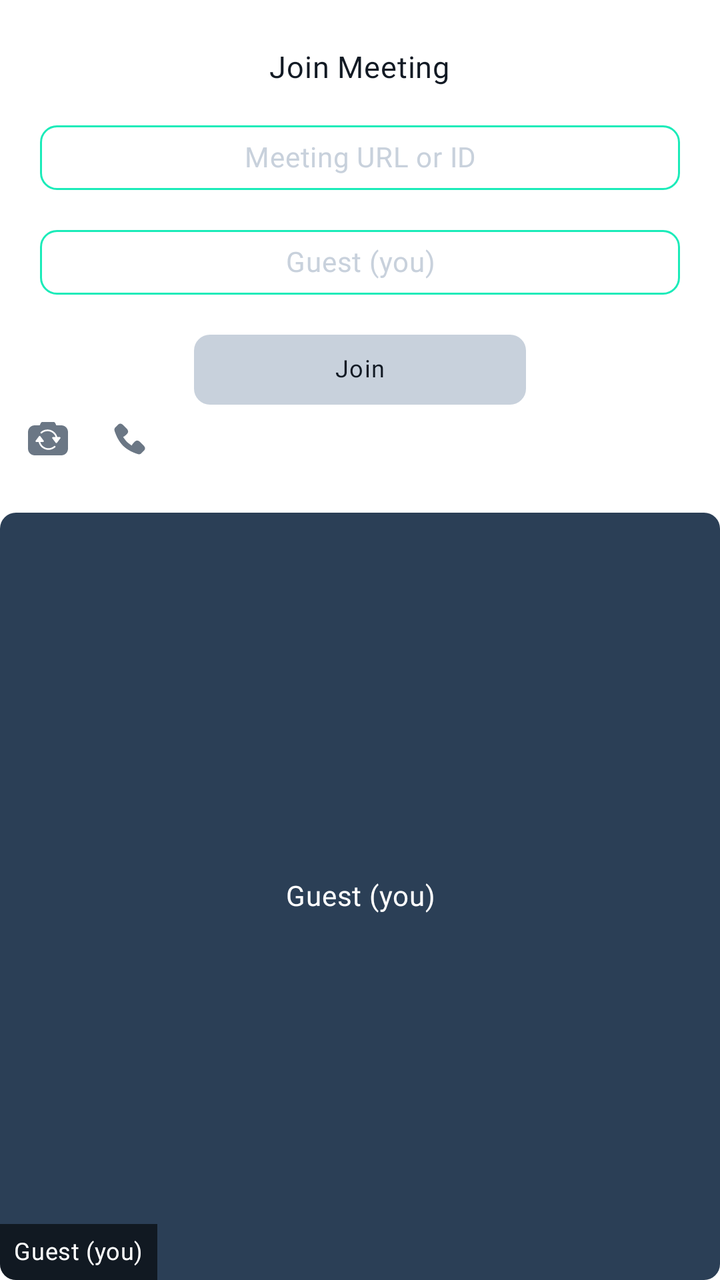
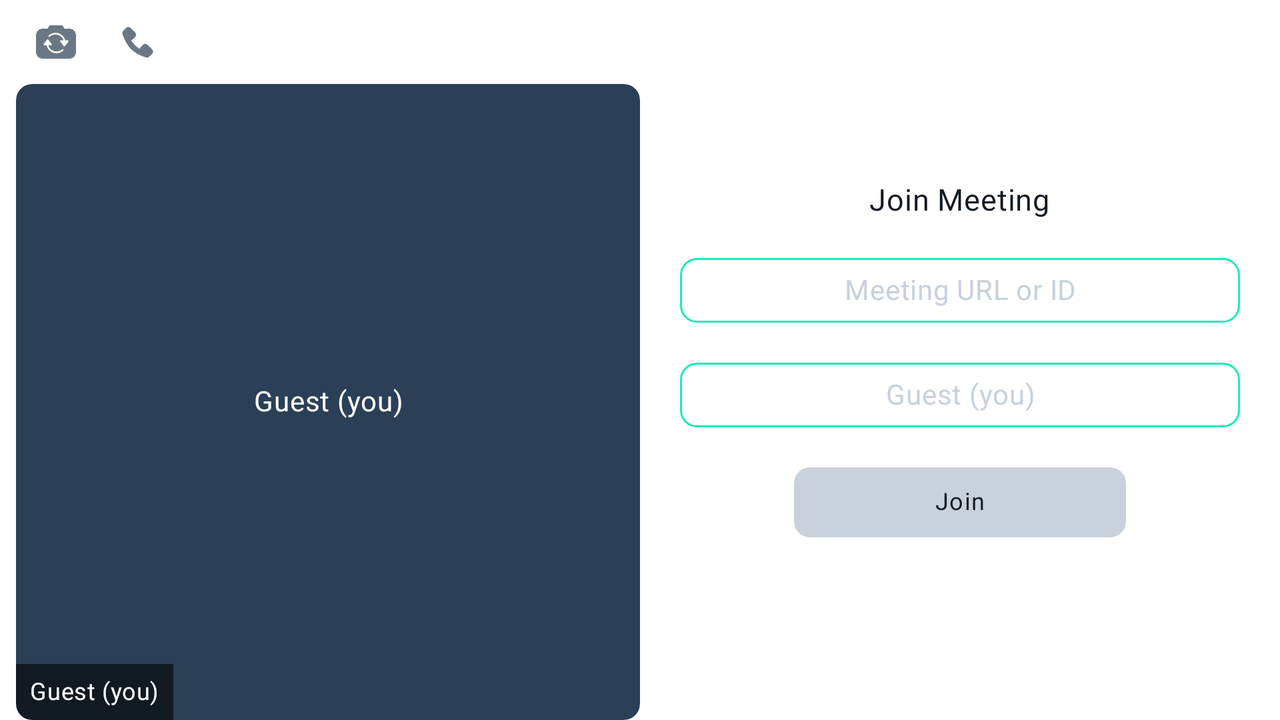

One screen, two layout resources from the same app: the default and the repository's alternative for another configuration. Each is rendered where Android would select it; the XML of both is given below.
<!-- AndroidManifest.xml: application theme Theme.DailySdkDemo -->
<!-- res/layout/join_layout.xml -->
<?xml version="1.0" encoding="utf-8"?>
<layout xmlns:android="http://schemas.android.com/apk/res/android"
    xmlns:app="http://schemas.android.com/apk/res-auto"
    xmlns:tools="http://schemas.android.com/tools">

    <LinearLayout
        android:id="@+id/joinCallLayout"
        android:layout_width="match_parent"
        android:layout_height="match_parent"
        android:background="@color/white"
        android:orientation="vertical"
        tools:context=".ui.MainActivity">

        <LinearLayout
            android:layout_width="match_parent"
            android:layout_height="wrap_content"
            android:layout_marginTop="@dimen/dimen_25dp"
            android:orientation="vertical">

            <TextView
                style="@style/TextAppearance.BodyMedium.Regular"
                android:layout_width="wrap_content"
                android:layout_height="wrap_content"
                android:layout_gravity="center"
                android:text="@string/join_meeting"
                android:textSize="@dimen/dimen_15sp"
                android:visibility="visible" />

            <EditText
                android:id="@+id/linkEditText"
                style="@style/TextAppearance.BodyMedium.Regular"
                android:layout_width="match_parent"
                android:layout_height="wrap_content"
                android:layout_marginHorizontal="@dimen/dimen_20dp"
                android:layout_marginTop="@dimen/dimen_20dp"
                android:background="@drawable/bg_edittext"
                android:gravity="center"
                android:hint="@string/meeting_url_or_id"
                android:importantForAutofill="no"
                android:inputType="text|textUri"
                android:padding="@dimen/dimen_8dp"
                android:textColorHint="@color/text_hint_color" />

            <EditText
                android:id="@+id/nameEditText"
                style="@style/TextAppearance.BodyMedium.Regular"
                android:layout_width="match_parent"
                android:layout_height="wrap_content"
                android:layout_marginHorizontal="@dimen/dimen_20dp"
                android:layout_marginTop="@dimen/dimen_20dp"
                android:background="@drawable/bg_edittext"
                android:gravity="center"
                android:hint="@string/guest"
                android:importantForAutofill="no"
                android:inputType="textCapWords"
                android:padding="@dimen/dimen_8dp"
                android:textColorHint="@color/text_hint_color" />

            <com.google.android.material.button.MaterialButton
                android:id="@+id/joinButton"
                style="@style/ButtonAppearance.FilledButton.Primary"
                android:layout_width="@dimen/dimen_166dp"
                android:layout_height="@dimen/dimen_35dp"
                android:layout_gravity="center"
                android:layout_marginTop="@dimen/dimen_20dp"
                android:enabled="false"
                android:fontFamily="@font/graphik_medium"
                android:text="@string/join" />

            <LinearLayout
                android:layout_width="match_parent"
                android:layout_height="wrap_content">

                <ImageView
                    android:id="@+id/cameraFlipIV"
                    android:layout_width="wrap_content"
                    android:layout_height="wrap_content"
                    android:layout_gravity="center"
                    android:layout_marginStart="@dimen/dimen_8dp"
                    android:contentDescription="@string/app_name"
                    android:padding="@dimen/dimen_6dp"
                    android:src="@drawable/ic_camera_flip"
                    app:tint="@color/grey_text_color" />

                <ImageView
                    android:id="@+id/audioIV"
                    android:layout_width="wrap_content"
                    android:layout_height="wrap_content"
                    android:layout_marginStart="@dimen/dimen_8dp"
                    android:contentDescription="@string/app_name"
                    android:padding="@dimen/dimen_6dp"
                    android:src="@drawable/ic_phone"
                    app:tint="@color/grey_text_color" />

            </LinearLayout>

        </LinearLayout>

        <RelativeLayout
            android:id="@+id/parentRl"
            android:layout_width="match_parent"
            android:layout_height="match_parent"
            android:layout_marginTop="@dimen/dimen_20dp"
            android:background="@drawable/bg_rounded"
            android:backgroundTint="@color/video_preview_bg_color">

            <TextView
                android:id="@+id/local_camera_mask_view"
                style="@style/TextAppearance.BodyMedium.Medium"
                android:layout_width="wrap_content"
                android:layout_height="wrap_content"
                android:layout_centerInParent="true"
                android:layout_gravity="center"
                android:background="@color/video_preview_bg_color"
                android:ellipsize="end"
                android:gravity="center|center_vertical"
                android:maxLines="1"
                android:paddingHorizontal="@dimen/dimen_20dp"
                android:text="@string/guest"
                android:textColor="@color/white"
                android:visibility="visible" />

            <FrameLayout
                android:id="@+id/self_video_view_container"
                android:layout_width="wrap_content"
                android:layout_height="match_parent"
                android:layout_centerInParent="true"
                android:layout_gravity="center" />

            <TextView
                android:id="@+id/userDetailsTV"
                style="@style/TextAppearance.BodyMedium.Medium"
                android:layout_width="wrap_content"
                android:layout_height="wrap_content"
                android:layout_alignParentBottom="true"
                android:background="@drawable/bg_microphone_state"
                android:drawablePadding="@dimen/dimen_8dp"
                android:padding="@dimen/dimen_7dp"
                android:text="@string/guest"
                android:textColor="@color/white"
                android:textSize="@dimen/dimen_12sp"
                app:drawableStartCompat="@drawable/ic_microphone_white"
                app:drawableTint="@color/white" />

        </RelativeLayout>

    </LinearLayout>

</layout>
<!-- resources referenced by this layout -->
<resources>
  <color name="grey_text_color">#6B7785</color>
  <color name="text_hint_color">#C8D1DC</color>
  <color name="video_preview_bg_color">#2B3F56</color>
  <color name="white">#FFFFFFFF</color>
  <dimen name="dimen_12sp">12sp</dimen>
  <dimen name="dimen_15sp">15sp</dimen>
  <dimen name="dimen_166dp">166dp</dimen>
  <dimen name="dimen_20dp">20dp</dimen>
  <dimen name="dimen_25dp">25dp</dimen>
  <dimen name="dimen_35dp">35dp</dimen>
  <dimen name="dimen_6dp">6dp</dimen>
  <dimen name="dimen_7dp">7dp</dimen>
  <dimen name="dimen_8dp">8dp</dimen>
  <!-- drawable bg_edittext (drawable) -->
  <?xml version="1.0" encoding="utf-8"?>
  <selector xmlns:android="http://schemas.android.com/apk/res/android">
      <item>
          <shape>
              <corners android:radius="@dimen/dimen_8dp" />
              <stroke android:width="@dimen/dimen_1dp" android:color="@color/sea_green" />
          </shape>
      </item>
  </selector>
  <!-- drawable bg_microphone_state (drawable) -->
  <?xml version="1.0" encoding="utf-8"?>
  <selector xmlns:android="http://schemas.android.com/apk/res/android">
      <item>
          <shape>
              <solid android:color="@color/transparent"/>
              <corners android:bottomLeftRadius="@dimen/dimen_8dp" />
          </shape>
      </item>
  </selector>
  <!-- drawable bg_rounded (drawable) -->
  <?xml version="1.0" encoding="utf-8"?>
  <selector xmlns:android="http://schemas.android.com/apk/res/android">
      <item>
          <shape>
              <corners android:radius="@dimen/dimen_8dp" />
          </shape>
      </item>
  </selector>
  <string name="app_name">DailySdkDemo</string>
  <string name="guest">Guest (you)</string>
  <string name="join">Join</string>
  <string name="join_meeting">Join Meeting</string>
  <string name="meeting_url_or_id">Meeting URL or ID</string>
  <style name="ButtonAppearance.FilledButton.Primary" parent="@style/Widget.Material3.Button">
          <item name="android:textAppearance">@style/TextAppearance.LabelButton</item>
          <item name="android:textColor">@color/eerie_black</item>
          <item name="backgroundTint">@color/text_hint_color</item>
          <item name="cornerRadius">@dimen/dimen_8dp</item>
          <item name="android:insetTop">0dp</item>
          <item name="android:insetBottom">0dp</item>
          <item name="android:includeFontPadding">false</item>
      </style>
  <style name="TextAppearance.BodyMedium.Medium" parent="@style/TextAppearance.Material3.BodyMedium">
          <item name="fontFamily">@font/graphik_medium</item>
          <item name="android:textColor">@color/eerie_black</item>
          <item name="android:includeFontPadding">false</item>
      </style>
  <style name="TextAppearance.BodyMedium.Regular" parent="@style/TextAppearance.Material3.BodyMedium">
          <item name="fontFamily">@font/graphik_regular</item>
          <item name="android:textColor">@color/eerie_black</item>
          <item name="android:includeFontPadding">false</item>
      </style>
  <style name="Theme.DailySdkDemo" parent="Base.Theme.DailySdkDemo" />
  <dimen name="dimen_1dp">1dp</dimen>
  <color name="sea_green">#1BEBB9</color>
  <color name="transparent">#99000000</color>
  <style name="TextAppearance.LabelButton" parent="@style/TextAppearance.Material3.LabelMedium">
          <item name="fontFamily">@font/graphik_regular</item>
          <item name="android:textColor">@color/eerie_black</item>
          <item name="android:includeFontPadding">false</item>
      </style>
  <color name="eerie_black">#121A24</color>
  <color name="black">#FF000000</color>
  <color name="teal_200">#FF03DAC5</color>
  <color name="teal_700">#FF018786</color>
</resources>
<!-- res/layout-land/join_layout.xml (the repository's variant of the layout above) -->
<!-- drawn on the phone turned sideways -->
<?xml version="1.0" encoding="utf-8"?>
<layout xmlns:android="http://schemas.android.com/apk/res/android"
    xmlns:app="http://schemas.android.com/apk/res-auto"
    xmlns:tools="http://schemas.android.com/tools">

    <LinearLayout
        android:id="@+id/joinCallLayout"
        android:layout_width="match_parent"
        android:layout_height="match_parent"
        android:background="@color/white"
        android:baselineAligned="false"
        android:orientation="horizontal"
        tools:context=".ui.MainActivity">

        <LinearLayout
            android:layout_width="0dp"
            android:layout_height="wrap_content"
            android:layout_weight="1"
            android:orientation="vertical">

            <LinearLayout
                android:layout_width="match_parent"
                android:layout_height="wrap_content"
                android:layout_margin="@dimen/dimen_4dp">

                <ImageView
                    android:id="@+id/cameraFlipIV"
                    android:layout_width="wrap_content"
                    android:layout_height="wrap_content"
                    android:layout_gravity="center"
                    android:layout_marginStart="@dimen/dimen_8dp"
                    android:contentDescription="@string/app_name"
                    android:padding="@dimen/dimen_6dp"
                    android:src="@drawable/ic_camera_flip"
                    app:tint="@color/grey_text_color" />

                <ImageView
                    android:id="@+id/audioIV"
                    android:layout_width="wrap_content"
                    android:layout_height="wrap_content"
                    android:layout_marginStart="@dimen/dimen_8dp"
                    android:contentDescription="@string/app_name"
                    android:padding="@dimen/dimen_6dp"
                    android:src="@drawable/ic_phone"
                    app:tint="@color/grey_text_color" />

            </LinearLayout>

            <androidx.cardview.widget.CardView
                android:layout_width="match_parent"
                android:layout_height="match_parent"
                android:layout_marginStart="@dimen/dimen_8dp"
                app:cardBackgroundColor="@color/video_preview_bg_color"
                app:cardCornerRadius="@dimen/dimen_8dp"
                app:cardElevation="0dp">

                <RelativeLayout
                    android:id="@+id/parentRl"
                    android:layout_width="match_parent"
                    android:layout_height="match_parent">

                    <TextView
                        android:id="@+id/local_camera_mask_view"
                        style="@style/TextAppearance.BodyMedium.Medium"
                        android:layout_width="wrap_content"
                        android:layout_height="wrap_content"
                        android:layout_centerInParent="true"
                        android:layout_gravity="center"
                        android:background="@color/video_preview_bg_color"
                        android:ellipsize="end"
                        android:gravity="center|center_vertical"
                        android:maxLines="1"
                        android:paddingHorizontal="@dimen/dimen_20dp"
                        android:text="@string/guest"
                        android:textColor="@color/white"
                        android:visibility="visible" />

                    <FrameLayout
                        android:id="@+id/self_video_view_container"
                        android:layout_width="match_parent"
                        android:layout_height="match_parent"
                        android:layout_centerInParent="true"
                        android:layout_gravity="center" />

                    <TextView
                        android:id="@+id/userDetailsTV"
                        style="@style/TextAppearance.BodyMedium.Medium"
                        android:layout_width="wrap_content"
                        android:layout_height="wrap_content"
                        android:layout_alignParentBottom="true"
                        android:background="@drawable/bg_microphone_state"
                        android:drawablePadding="@dimen/dimen_8dp"
                        android:padding="@dimen/dimen_7dp"
                        android:text="@string/guest"
                        android:textColor="@color/white"
                        android:textSize="@dimen/dimen_12sp"
                        app:drawableStartCompat="@drawable/ic_microphone_white"
                        app:drawableTint="@color/white" />

                </RelativeLayout>

            </androidx.cardview.widget.CardView>

        </LinearLayout>

        <LinearLayout
            android:layout_width="0dp"
            android:layout_height="wrap_content"
            android:layout_gravity="center"
            android:layout_weight="1"
            android:orientation="vertical">

            <TextView
                style="@style/TextAppearance.BodyMedium.Regular"
                android:layout_width="wrap_content"
                android:layout_height="wrap_content"
                android:layout_gravity="center"
                android:text="@string/join_meeting"
                android:textSize="@dimen/dimen_15sp" />

            <EditText
                android:id="@+id/linkEditText"
                style="@style/TextAppearance.BodyMedium.Regular"
                android:layout_width="match_parent"
                android:layout_height="wrap_content"
                android:layout_marginHorizontal="@dimen/dimen_20dp"
                android:layout_marginTop="@dimen/dimen_20dp"
                android:background="@drawable/bg_edittext"
                android:gravity="center"
                android:hint="@string/meeting_url_or_id"
                android:importantForAutofill="no"
                android:inputType="text|textUri"
                android:padding="@dimen/dimen_8dp"
                android:textColorHint="@color/text_hint_color" />

            <EditText
                android:id="@+id/nameEditText"
                style="@style/TextAppearance.BodyMedium.Regular"
                android:layout_width="match_parent"
                android:layout_height="wrap_content"
                android:layout_marginHorizontal="@dimen/dimen_20dp"
                android:layout_marginTop="@dimen/dimen_20dp"
                android:background="@drawable/bg_edittext"
                android:gravity="center"
                android:hint="@string/guest"
                android:importantForAutofill="no"
                android:inputType="textCapWords"
                android:padding="@dimen/dimen_8dp"
                android:textColorHint="@color/text_hint_color" />

            <com.google.android.material.button.MaterialButton
                android:id="@+id/joinButton"
                style="@style/ButtonAppearance.FilledButton.Primary"
                android:layout_width="@dimen/dimen_166dp"
                android:layout_height="@dimen/dimen_35dp"
                android:layout_gravity="center"
                android:layout_marginTop="@dimen/dimen_20dp"
                android:enabled="false"
                android:fontFamily="@font/graphik_medium"
                android:text="@string/join" />

        </LinearLayout>

    </LinearLayout>

</layout>
<!-- resources referenced by the variant -->
<!-- as the phone turned sideways resolves them -->
<resources>
  <color name="grey_text_color">#6B7785</color>
  <color name="text_hint_color">#C8D1DC</color>
  <color name="video_preview_bg_color">#2B3F56</color>
  <color name="white">#FFFFFFFF</color>
  <dimen name="dimen_12sp">12sp</dimen>
  <dimen name="dimen_15sp">15sp</dimen>
  <dimen name="dimen_166dp">166dp</dimen>
  <dimen name="dimen_20dp">20dp</dimen>
  <dimen name="dimen_35dp">35dp</dimen>
  <dimen name="dimen_4dp">4dp</dimen>
  <dimen name="dimen_6dp">6dp</dimen>
  <dimen name="dimen_7dp">7dp</dimen>
  <dimen name="dimen_8dp">8dp</dimen>
  <!-- drawable bg_edittext (drawable) -->
  <?xml version="1.0" encoding="utf-8"?>
  <selector xmlns:android="http://schemas.android.com/apk/res/android">
      <item>
          <shape>
              <corners android:radius="@dimen/dimen_8dp" />
              <stroke android:width="@dimen/dimen_1dp" android:color="@color/sea_green" />
          </shape>
      </item>
  </selector>
  <!-- drawable bg_microphone_state (drawable) -->
  <?xml version="1.0" encoding="utf-8"?>
  <selector xmlns:android="http://schemas.android.com/apk/res/android">
      <item>
          <shape>
              <solid android:color="@color/transparent"/>
              <corners android:bottomLeftRadius="@dimen/dimen_8dp" />
          </shape>
      </item>
  </selector>
  <string name="app_name">DailySdkDemo</string>
  <string name="guest">Guest (you)</string>
  <string name="join">Join</string>
  <string name="join_meeting">Join Meeting</string>
  <string name="meeting_url_or_id">Meeting URL or ID</string>
  <style name="ButtonAppearance.FilledButton.Primary" parent="@style/Widget.Material3.Button">
          <item name="android:textAppearance">@style/TextAppearance.LabelButton</item>
          <item name="android:textColor">@color/eerie_black</item>
          <item name="backgroundTint">@color/text_hint_color</item>
          <item name="cornerRadius">@dimen/dimen_8dp</item>
          <item name="android:insetTop">0dp</item>
          <item name="android:insetBottom">0dp</item>
          <item name="android:includeFontPadding">false</item>
      </style>
  <style name="TextAppearance.BodyMedium.Medium" parent="@style/TextAppearance.Material3.BodyMedium">
          <item name="fontFamily">@font/graphik_medium</item>
          <item name="android:textColor">@color/eerie_black</item>
          <item name="android:includeFontPadding">false</item>
      </style>
  <style name="TextAppearance.BodyMedium.Regular" parent="@style/TextAppearance.Material3.BodyMedium">
          <item name="fontFamily">@font/graphik_regular</item>
          <item name="android:textColor">@color/eerie_black</item>
          <item name="android:includeFontPadding">false</item>
      </style>
  <style name="Theme.DailySdkDemo" parent="Base.Theme.DailySdkDemo" />
  <dimen name="dimen_1dp">1dp</dimen>
  <color name="sea_green">#1BEBB9</color>
  <color name="transparent">#99000000</color>
  <style name="TextAppearance.LabelButton" parent="@style/TextAppearance.Material3.LabelMedium">
          <item name="fontFamily">@font/graphik_regular</item>
          <item name="android:textColor">@color/eerie_black</item>
          <item name="android:includeFontPadding">false</item>
      </style>
  <color name="eerie_black">#121A24</color>
  <style name="Base.Theme.DailySdkDemo" parent="Theme.Material3.DayNight.NoActionBar">
          
          
          
          <item name="colorPrimary">@color/black</item>
          <item name="colorPrimaryVariant">@color/black</item>
          <item name="colorOnPrimary">@color/black</item>
          
          <item name="colorSecondary">@color/teal_200</item>
          <item name="colorSecondaryVariant">@color/teal_700</item>
          <item name="colorOnSecondary">@color/white</item>
          
          <item name="android:statusBarColor">?attr/colorPrimaryVariant</item>
          
      </style>
  <color name="black">#FF000000</color>
  <color name="teal_200">#FF03DAC5</color>
  <color name="teal_700">#FF018786</color>
</resources>
